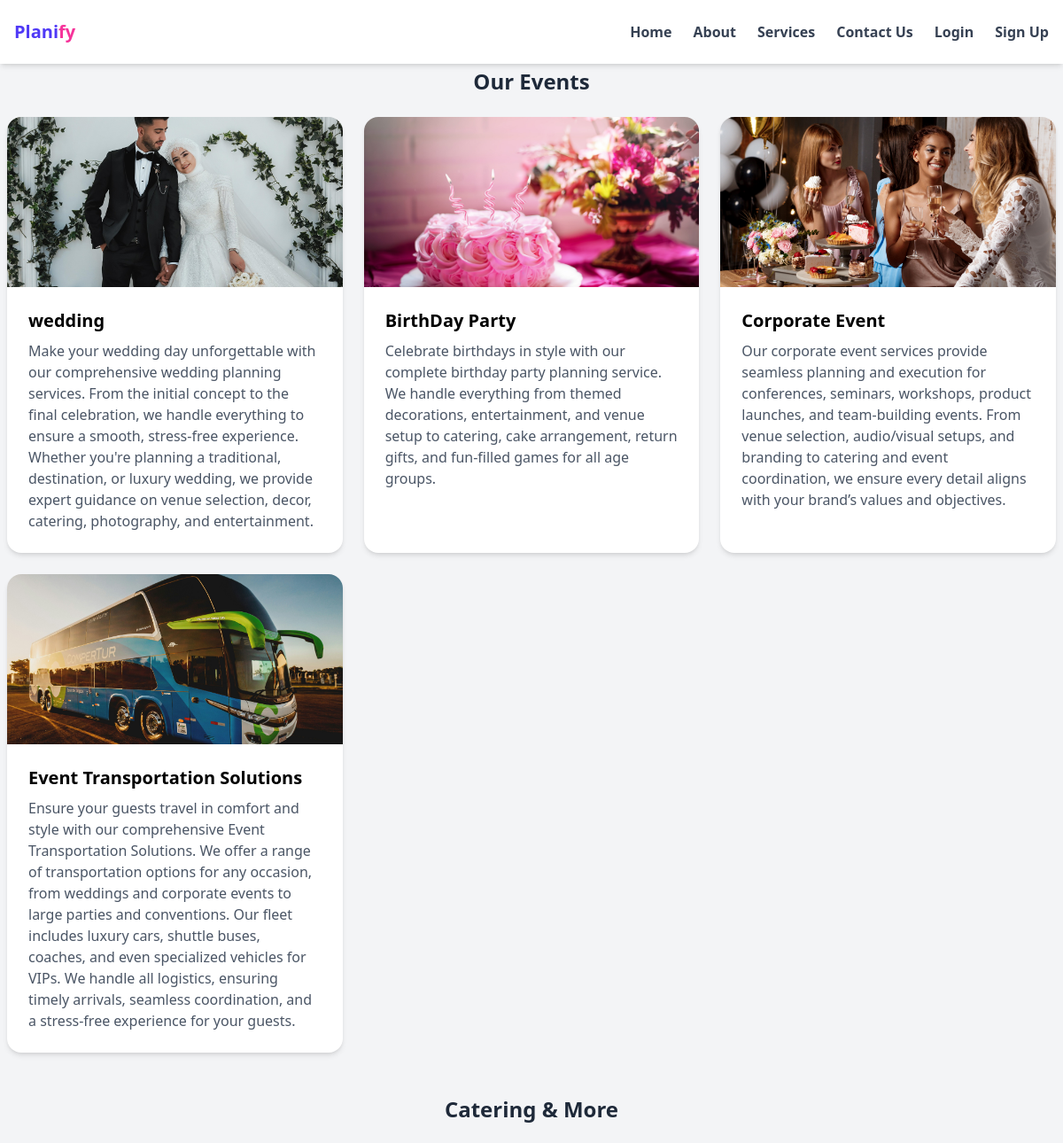
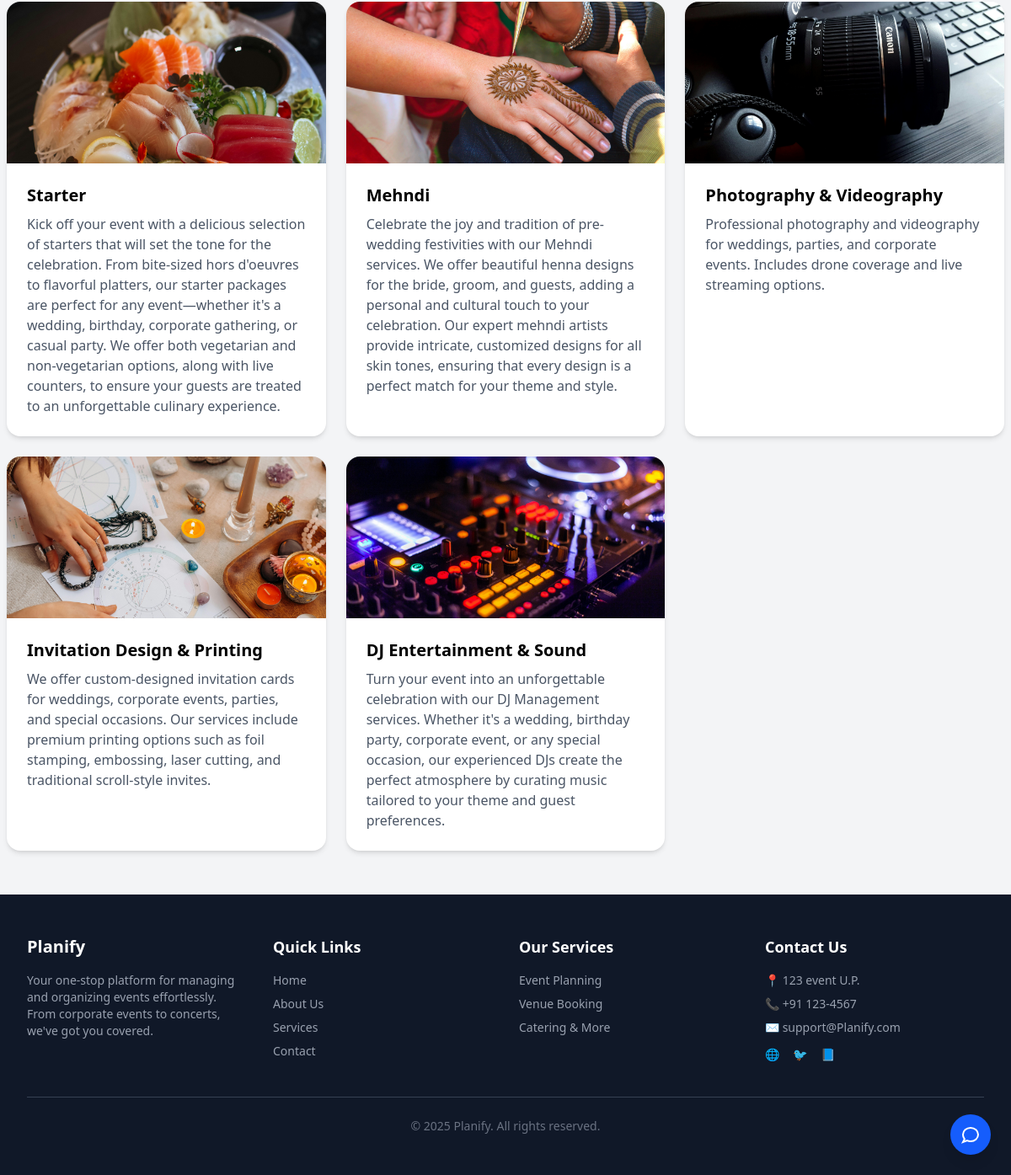
Page /services/ on the committed database (2 pictures, top to bottom).
### myapp/models.py (models this page shows, shortened)
class Service(models.Model):
    CATEGORY_CHOICES = [
        ('event', 'Event'),
        ('catering', 'Catering'),
        ('other', 'Other'),
    ]
    name=models.CharField(max_length=120)
    image = models.ImageField(upload_to='service_images/')
    decs=models.TextField()
    category = models.CharField(max_length=50, choices=CATEGORY_CHOICES, default='event')

### myapp/views.py (the view)
# urls.py: path('services/', Services_view, name='services'),
def Services_view(request):
    event_services = Service.objects.filter(category='event') # .prefetch_related('types', 'content_ideas')
    catering_services = Service.objects.filter(category='catering')# .prefetch_related('types', 'content_ideas')
    other_services = Service.objects.filter(category='other')# .prefetch_related('types', 'content_ideas')
    catering_and_other_services = list(chain(catering_services, other_services))# .prefetch_related('types', 'content_ideas')
    return render(request, 'services.html', {
        'event_services': event_services,
        'catering_services': catering_services,
        'other_services': other_services,
        'catering_and_other_services': catering_and_other_services,
    })

### myapp/templates/services.html (shortened to what this page needs)
{% extends "base.html" %}
{% block content %}
{% if event_services %}
<div class="max-w-7xl mx-auto px-2 py-4">
    <h1 class="text-2xl font-bold text-center text-gray-800 mb-6">Our Events</h1>
    <div class="grid grid-cols-1 sm:grid-cols-2 lg:grid-cols-3 gap-6">
        {% for service in event_services %}
            {% include 'services_cards.html' with service=service %}
        {% endfor %}
    </div>
</div>
{% endif %}
{% if catering_services and  other_services %}
<div class="max-w-7xl mx-auto px-2 py-8">
    <h1 class="text-2xl font-bold text-center text-gray-800 mb-6">Catering & More</h1>
    <div class="grid grid-cols-1 sm:grid-cols-2 lg:grid-cols-3 gap-6">
        {% for service in catering_and_other_services %}
        {% include 'services_cards.html' with service=service %}
    {% endfor %}
    </div>
</div>
{% endif %}
{% endblock %}

### myapp/templates/services_cards.html (shortened to what this page needs)
<div
    x-data="{ open: false }"
    @click="open = !open"
    @mouseenter="open = true"
    @mouseleave="open = false"
    class="bg-white rounded-2xl shadow-md overflow-hidden transition hover:shadow-xl flex flex-col cursor-pointer"
>
    <img src="{{ service.image.url }}" alt="{{ service.name }}" class="w-full h-48 object-cover">
    <div class="p-6 flex-1 flex flex-col">
        <h2 class="text-xl font-bold">{{ service.name }}</h2>
        <p class="mt-2 text-gray-600">{{ service.decs }}</p>
    </div>
</div>

### rows in the picture
Service: image (picture), name "wedding", decs "Make your wedding day unforgettable with our comprehensive wedding planning services. From the initial concept to the final celebration, we handle everything to ensure a smooth, stress-free experience. Whether you're planning a traditional, destination, or luxury wedding, we provide expert guidance on venue selection, decor, catering, photography, and entertainment."
Service: image (picture), name "BirthDay Party", decs "Celebrate birthdays in style with our complete birthday party planning service. We handle everything from themed decorations, entertainment, and venue setup to catering, cake arrangement, return gifts, and fun-filled games for all age groups."
Service: image (picture), name "Corporate Event", decs "Our corporate event services provide seamless planning and execution for conferences, seminars, workshops, product launches, and team-building events. From venue selection, audio/visual setups, and branding to catering and event coordination, we ensure every detail aligns with your brand’s values and objectives."
Service: image (picture), name "Event Transportation Solutions", decs "Ensure your guests travel in comfort and style with our comprehensive Event Transportation Solutions. We offer a range of transportation options for any occasion, from weddings and corporate events to large parties and conventions. Our fleet includes luxury cars, shuttle buses, coaches, and even specialized vehicles for VIPs. We handle all logistics, ensuring timely arrivals, seamless coordination, and a stress-free experience for your guests."
Service: image (picture), name "Starter", decs "Kick off your event with a delicious selection of starters that will set the tone for the celebration. From bite-sized hors d'oeuvres to flavorful platters, our starter packages are perfect for any event—whether it's a wedding, birthday, corporate gathering, or casual party. We offer both vegetarian and non-vegetarian options, along with live counters, to ensure your guests are treated to an unforgettable culinary experience."
Service: image (picture), name "Mehndi", decs "Celebrate the joy and tradition of pre-wedding festivities with our Mehndi services. We offer beautiful henna designs for the bride, groom, and guests, adding a personal and cultural touch to your celebration. Our expert mehndi artists provide intricate, customized designs for all skin tones, ensuring that every design is a perfect match for your theme and style."
Service: image (picture), name "Photography & Videography", decs "Professional photography and videography for weddings, parties, and corporate events. Includes drone coverage and live streaming options."
Service: image (picture), name "Invitation Design & Printing", decs "We offer custom-designed invitation cards for weddings, corporate events, parties, and special occasions. Our services include premium printing options such as foil stamping, embossing, laser cutting, and traditional scroll-style invites."
Service: image (picture), name "DJ Entertainment & Sound", decs "Turn your event into an unforgettable celebration with our DJ Management services. Whether it's a wedding, birthday party, corporate event, or any special occasion, our experienced DJs create the perfect atmosphere by curating music tailored to your theme and guest preferences."
